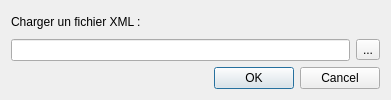
<?xml version="1.0" encoding="UTF-8"?>
<ui version="4.0">
 <class>DICTDialogBase</class>
 <widget class="QDialog" name="DICTDialogBase">
  <property name="geometry">
   <rect>
    <x>0</x>
    <y>0</y>
    <width>391</width>
    <height>100</height>
   </rect>
  </property>
  <property name="windowTitle">
   <string>DICT</string>
  </property>
  <layout class="QGridLayout" name="gridLayout">
   <item row="0" column="0">
    <layout class="QVBoxLayout" name="verticalLayout_2">
     <item>
      <layout class="QVBoxLayout" name="verticalLayout">
       <item>
        <widget class="QLabel" name="label">
         <property name="text">
          <string>Charger un fichier XML :</string>
         </property>
        </widget>
       </item>
       <item>
        <layout class="QHBoxLayout" name="horizontalLayout">
         <item>
          <widget class="QLineEdit" name="lineEdit"/>
         </item>
         <item>
          <widget class="QToolButton" name="toolButton">
           <property name="text">
            <string>...</string>
           </property>
          </widget>
         </item>
        </layout>
       </item>
      </layout>
     </item>
     <item>
      <widget class="QDialogButtonBox" name="button_box">
       <property name="orientation">
        <enum>Qt::Horizontal</enum>
       </property>
       <property name="standardButtons">
        <set>QDialogButtonBox::Cancel|QDialogButtonBox::Ok</set>
       </property>
      </widget>
     </item>
    </layout>
   </item>
  </layout>
 </widget>
 <tabstops>
  <tabstop>lineEdit</tabstop>
  <tabstop>toolButton</tabstop>
  <tabstop>button_box</tabstop>
 </tabstops>
 <resources/>
 <connections>
  <connection>
   <sender>button_box</sender>
   <signal>accepted()</signal>
   <receiver>DICTDialogBase</receiver>
   <slot>accept()</slot>
   <hints>
    <hint type="sourcelabel">
     <x>20</x>
     <y>20</y>
    </hint>
    <hint type="destinationlabel">
     <x>20</x>
     <y>20</y>
    </hint>
   </hints>
  </connection>
  <connection>
   <sender>button_box</sender>
   <signal>rejected()</signal>
   <receiver>DICTDialogBase</receiver>
   <slot>reject()</slot>
   <hints>
    <hint type="sourcelabel">
     <x>20</x>
     <y>20</y>
    </hint>
    <hint type="destinationlabel">
     <x>20</x>
     <y>20</y>
    </hint>
   </hints>
  </connection>
 </connections>
</ui>
